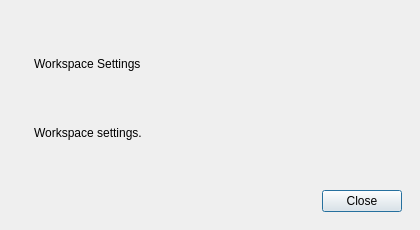
<?xml version="1.0" encoding="UTF-8"?>
<ui version="4.0">
 <class>Dialog</class>
 <widget class="QDialog" name="Dialog">
  <property name="geometry">
   <rect>
    <x>0</x>
    <y>0</y>
    <width>420</width>
    <height>230</height>
   </rect>
  </property>
  <property name="windowTitle">
   <string>Workspace Settings</string>
  </property>
  <layout class="QVBoxLayout" name="verticalLayout">
   <property name="spacing">
    <number>12</number>
   </property>
   <property name="leftMargin">
    <number>18</number>
   </property>
   <property name="topMargin">
    <number>18</number>
   </property>
   <property name="rightMargin">
    <number>18</number>
   </property>
   <property name="bottomMargin">
    <number>18</number>
   </property>
   <item>
    <widget class="QFrame" name="SettingsPanel">
     <layout class="QVBoxLayout" name="panelLayout">
      <property name="spacing">
       <number>10</number>
      </property>
      <property name="leftMargin">
       <number>16</number>
      </property>
      <property name="topMargin">
       <number>16</number>
      </property>
      <property name="rightMargin">
       <number>16</number>
      </property>
      <property name="bottomMargin">
       <number>16</number>
      </property>
      <item>
       <widget class="QLabel" name="SettingsTitle">
        <property name="text">
         <string>Workspace Settings</string>
        </property>
       </widget>
      </item>
      <item>
       <widget class="QLabel" name="SettingsSubtitle">
        <property name="text">
         <string>Workspace settings.</string>
        </property>
        <property name="wordWrap">
         <bool>true</bool>
        </property>
       </widget>
      </item>
     </layout>
    </widget>
   </item>
   <item>
    <widget class="QDialogButtonBox" name="buttonBox">
     <property name="orientation">
      <enum>Qt::Horizontal</enum>
     </property>
     <property name="standardButtons">
      <set>QDialogButtonBox::Close</set>
     </property>
    </widget>
   </item>
  </layout>
 </widget>
 <resources/>
 <connections>
  <connection>
   <sender>buttonBox</sender>
   <signal>accepted()</signal>
   <receiver>Dialog</receiver>
   <slot>accept()</slot>
   <hints>
    <hint type="sourcelabel">
     <x>248</x>
     <y>254</y>
    </hint>
    <hint type="destinationlabel">
     <x>157</x>
     <y>274</y>
    </hint>
   </hints>
  </connection>
  <connection>
   <sender>buttonBox</sender>
   <signal>rejected()</signal>
   <receiver>Dialog</receiver>
   <slot>reject()</slot>
   <hints>
    <hint type="sourcelabel">
     <x>316</x>
     <y>260</y>
    </hint>
    <hint type="destinationlabel">
     <x>286</x>
     <y>274</y>
    </hint>
   </hints>
  </connection>
 </connections>
</ui>
